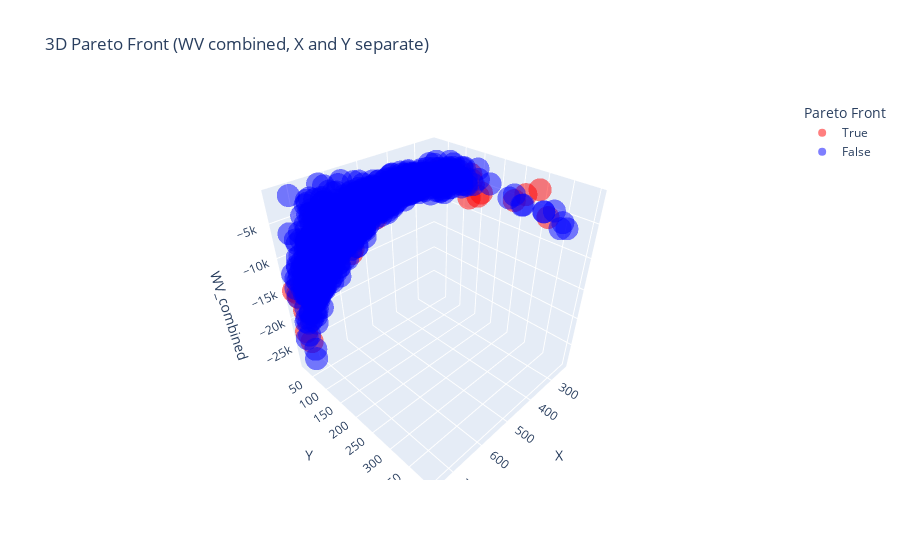

Notebook code for this chart:
### Code cell
import plotly.express as px
import pandas as pd
import numpy as np


n_points = 200  

from pymoo.util.ref_dirs import get_reference_directions
ref_dirs = get_reference_directions("das-dennis", 3, n_partitions=12)


df = pd.DataFrame(new_data_2, columns=['V', 'W', 'X', 'Y'])
df['WV_combined'] = df['W'] + df['V']

from pymoo.util.nds.non_dominated_sorting import NonDominatedSorting

nds = NonDominatedSorting()
I = nds.do(df.F, only_non_dominated_front=True)
pareto_front = df.F[I]

df["is_pareto"] = False 
df.iloc[I, df.columns.get_loc("is_pareto")] = True 

fig = px.scatter_3d(df, x='X', y='Y', z='WV_combined', color='is_pareto',  
                    opacity=0.5,           
                    title='3D Pareto Front (WV combined, X and Y separate)',
                    labels={'is_pareto': 'Pareto Front'}, 
                    color_discrete_map={False: 'blue', True: 'red'}) 


fig.show()

### Figure 1 — Plotly figure (JSON) as saved in the notebook; plotly's stock layout.template omitted (floating-point values rounded to 4 significant figures; data arrays with more than 128 entries replaced by an {"elided": "..."} marker saying what was removed)
{"data": [{"hovertemplate": "Pareto Front=True<br>X=%{x}<br>Y=%{y}<br>WV_combined=%{z}<extra></extra>", "legendgroup": "True", "marker": {"color": "red", "opacity": 0.5, "symbol": "circle"}, "mode": "markers", "name": "True", "scene": "scene", "showlegend": true, "type": "scatter3d", "x": [369, 337, 342, 290, 239, 535, 560, 566, 643, 664, 515, 468, 482, 558, 518, 668, 679, 600, 625, 583, 550, 569, 590, 585, 476, 349, 305, 268, 387, 320, 572, 648, 575, 571, 577, 735, 733, 724, 745, 734, 499, 454, 537, 417, 482, 732, 680, 679, 688, 592, 520, 494, 526, 515, 556, 322, 376, 291, 326, 350, 364, 432, 396, 322, 370, 611, 573, 630, 632, 651], "y": [93, 288, 360, 287, 291, 32, 29, 34, 33, 33, 54, 47, 51, 49, 52, 29, 30, 29, 30, 29, 39, 39, 38, 40, 39, 214, 169, 143, 217, 204, 39, 40, 38, 40, 40, 19, 19, 20, 19, 19, 59, 57, 58, 60, 57, 28, 27, 27, 27, 27, 50, 47, 49, 48, 48, 91, 86, 90, 89, 95, 74, 70, 73, 66, 67, 36, 34, 34, 35, 34], "z": [-4330.0, -2674.0, -3096.0, -2693.0, -2768.0, -6898.0, -9561.0, -11980.0, -7970.0, -5158.0, -4638.0, -7048.0, -4868.0, -5573.0, -3908.0, -8103.0, -14410.0, -11760.0, -5659.0, -5179.0, -6117.0, -6427.0, -7289.0, -5953.0, -4053.0, -3560.0, -2898.0, -3114.0, -3100.0, -3790.0, -8365.0, -10890.0, -8671.0, -5976.0, -4914.0, -15830.0, -22780.0, -25000.0, -15120.0, -16640.0, -6182.0, -3728.0, -5005.0, -3690.0, -3963.0, -18530.0, -10670.0, -7923.0, -10030.0, -5935.0, -3966.0, -8175.0, -4308.0, -7091.0, -4988.0, -2985.0, -2894.0, -4219.0, -2945.0, -4396.0, -5271.0, -5320.0, -3283.0, -4806.0, -3135.0, -5241.0, -12680.0, -7269.0, -6258.0, -8431.0]}, {"hovertemplate": "Pareto Front=False<br>X=%{x}<br>Y=%{y}<br>WV_combined=%{z}<extra></extra>", "legendgroup": "False", "marker": {"color": "blue", "opacity": 0.5, "symbol": "circle"}, "mode": "markers", "name": "False", "scene": "scene", "showlegend": true, "type": "scatter3d", "x": {"elided": "929 int values"}, "y": {"elided": "929 int values"}, "z": {"elided": "929 float values"}}], "layout": {"legend": {"title": {"text": "Pareto Front"}, "tracegroupgap": 0}, "scene": {"domain": {"x": [0, 1], "y": [0, 1]}, "xaxis": {"title": {"text": "X"}}, "yaxis": {"title": {"text": "Y"}}, "zaxis": {"title": {"text": "WV_combined"}}}, "title": {"text": "3D Pareto Front (WV combined, X and Y separate)"}}}
